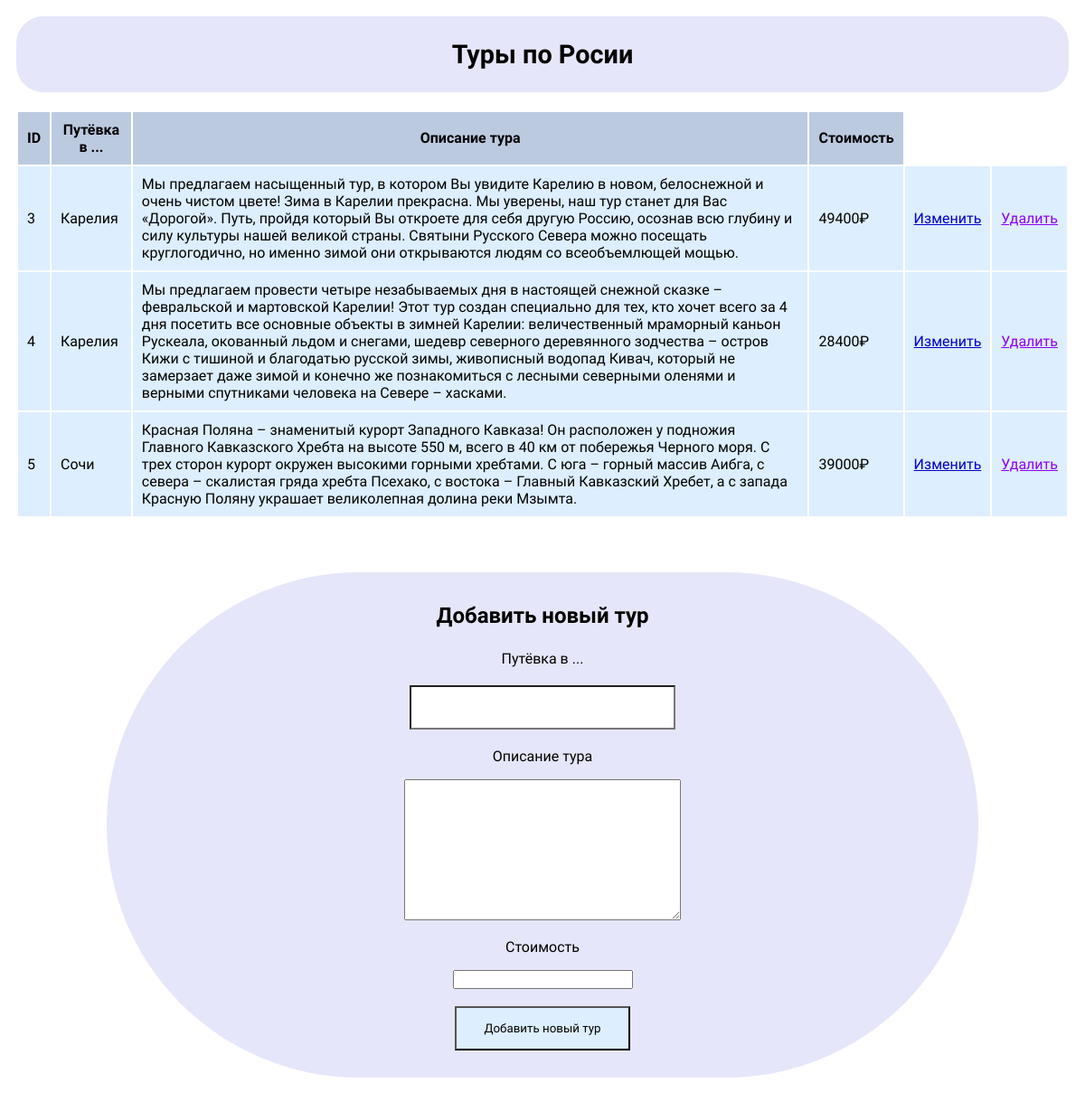
The page / on the database its author committed.
### tables this page shows
CREATE TABLE `products` (
  `id` int(11) NOT NULL,
  `title` varchar(255) DEFAULT NULL,
  `price` bigint(11) DEFAULT NULL,
  `description` text DEFAULT NULL
);

### index.php (the view, shortened to what this page needs)
<?php
require_once 'config/connect.php';
?>
<!doctype html>
<html lang="en">
<head>
</head>
<body>
    <table>
        <tr>
            <th>ID</th>
            <th>Путёвка в ...</th>
            <th>Описание тура</th>
            <th>Стоимость</th>
        </tr>
        <div class="name" style="background-color: #e6e6fa; text-align:center; border-radius: 30px; padding-top: 1px; padding-bottom:1px; margin-bottom:20px; ">
                    <H2 style="font-size: 1.8em; font-family:'Comfortaa';">Туры по Росии</H2>
        </div>
        <?php
            $products = mysqli_query($connect, "SELECT * FROM `products`");
            $products = mysqli_fetch_all($products);
            foreach ($products as $product) {
                ?>
                    <tr>
                        <td><?= $product[0] ?></td>
                        <td><?= $product[1] ?></td>
                        <td><?= $product[3] ?></td>
                        <td><?= $product[2] ?>₽</td>
                        <td><a style="color: #0000CD;" href="update.php?id=<?= $product[0] ?>">Изменить</a></td>
                        <td><a style="color: #8b00ff;" href="vendor/delete.php?id=<?= $product[0] ?>">Удалить</a></td>
                    </tr>
                <?php
            }
        ?>
    </table>
    <div style="background-color: #e6e6fa; font-family:'Comfortaa';text-align:center; border-radius: 300px; margin-left:100px; margin-right:100px; padding-bottom:30px; padding-top:10px; margin-top:60px; margin-bottom:60px;">
    <h3 style="font-size: 1.5em;">Добавить новый тур</h3>
    <form action="vendor/create.php" method="post">
        <p>Путёвка в ...</p>
        <input type="text" name="title">
        <p>Описание тура</p>
        <textarea style="width:300px; height:150px; font-family:'Comfortaa';" name="description"></textarea>
        <p>Стоимость</p>
        <input style="font-family:'Comfortaa';" type="number" name="price"> <br> <br>
        <button style="font-family:'Comfortaa';  background-color: #ddeeff; padding: 15px 30px;" type="submit"> Добавить новый тур </buttom>
    </form>
    </div>
</body>
</html>

### index.php (style rules this page uses)
th, td { padding: 10px; font-family:'Comfortaa'; }
th { background: #bccae0; }
td { background: #ddeeff; }
body { background-image: url("https://w-dog.ru/wallpapers/9/18/536327208934725/pejzazh-priroda-gavan-ozero-voda-otrazhenie-les-derevya-kamni-nebo-oblaka-kraski-cveta-1920x1200.jpg"); min-height:100%; padding: 10px; background-size:cover; }
input[type=text] { background-color: white; border: 0.1; padding: 15px 30px; padding-left: 10px; margin: 4px 2px; width:250px; font-family:'Comfortaa'; }

### rows shown on the page
products: id "3", title "Карелия", description "Мы предлагаем насыщенный тур, в котором Вы увидите Карелию в новом, белоснежной и очень чистом цвете! Зима в Карелии прекрасна. Мы уверены, наш тур станет для Вас «Дорогой». Путь, пройдя который Вы откроете для себя другую Россию, осознав всю глубину и силу культуры нашей великой страны. Святыни Русского Севера можно посещать круглогодично, но именно зимой они открываются людям со всеобъемлющей мощью.", price "49400"
products: id "4", title "Карелия", description "Мы предлагаем провести четыре незабываемых дня в настоящей снежной сказке – февральской и мартовской Карелии! Этот тур создан специально для тех, кто хочет всего за 4 дня посетить все основные объекты в зимней Карелии: величественный мраморный каньон Рускеала, окованный льдом и снегами, шедевр северного деревянного зодчества – остров Кижи с тишиной и благодатью русской зимы, живописный водопад Кивач, который не замерзает даже зимой и конечно же познакомиться с лесными северными оленями и верными спутниками человека на Севере – хасками.", price "28400"
products: id "5", title "Сочи", description "Красная Поляна – знаменитый курорт Западного Кавказа! Он расположен у подножия Главного Кавказского Хребта на высоте 550 м, всего в 40 км от побережья Черного моря. С трех сторон курорт окружен высокими горными хребтами. С юга – горный массив Аибга, с севера – скалистая гряда хребта Псехако, с востока – Главный Кавказский Хребет, а с запада Красную Поляну украшает великолепная долина реки Мзымта.", price "39000"
